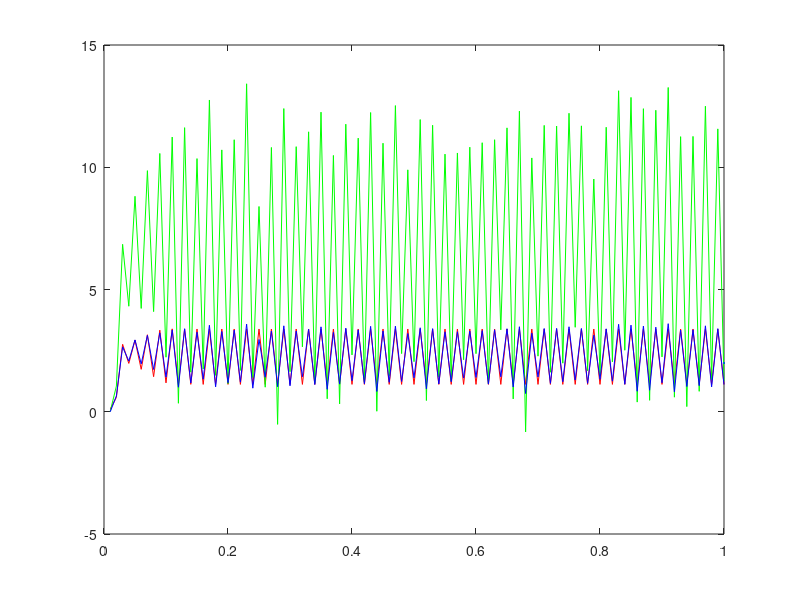

This chart was generated by the following MATLAB code:
%Particle filter
%粒子滤波演示代码
%x(i)=sin(x(i-1))+5*x(i-1)/(x(i-1)^2+1)+Q 状态方程
%y(i)=x(i)^2+R 观测方程
%滤波前一定要写成状态方程与观测方程的形式 x(k)=f(x(k-1))

%%%%%生成信号(100个)%%%%%
t = 0.01:0.01:1;
L = length(t);
%初始化 x预测值 y 观测值
x = zeros(1,L);
y = zeros(1,L);
%x y 初值给定
x(1) = 0.1;
y(1) = 0.1^2;
%生成预测数据与观测数据
for i=2:L
    x(i) = sin(x(i-1))+5*x(i-1)/(x(i-1)^2+1);
    y(i) = x(i)^2+normrnd(0,1);
end
%预测值与观测值图像 红：预测值 绿：观测值
%plot(t,x,'r',t,y,'g',LineWidth=2)

%%%%%PF start%%%%%
%初始化粒子集合 xold旧粒子位置 xnew新粒子位置 xplus滤波值 w权重
xold = zeros(1,L);
xnew = zeros(1,L);
xplus = zeros(1,L);
w = zeros(1,L);
%设置x0(i)如果对初值有自信可直接设置为期望
for i = 1:L
    xold(i) = 0.1;
    w(i) = 1/L;
end

%%%%%PF核心代码%%%%%
for i = 2:L
    %预测步 改变例子位置
    for j = 1:L
        xold(j) = sin(xold(j))+5*xold(j)/(xold(j)^2+1)+normrnd(0,0.1);
    end
    %更新步 改变例子权重
    for j = 1:L
        %w1(i) = fR(y1-h(x1(i)))w0(i)
        %此处fR假设为正态分布 R~(0,0.1)
        %fR = (2*pi*R)^(-0.5)*exp(-((y(i)-xold(j)^2)^2/(2*R)))
        w(j) = exp(-((y(i)-xold(j)^2)^2/(2*0.1)));
    end
    %归一化 此处我使用两种方法进行w的归一化，方法二得到的w最终整体的滤波效果更好，why?
    %%方法一
    % for j = 1:L
    %     w(j) = w(j)/sum(w);
    % end
    %%方法二
    w = w/sum(w);
    % plot(t,w,'y',LineWidth=2)
    %重采样
    c = zeros(1,L);%每个粒子权重区间
    c(1) = w(1);
    for j = 2:L
        c(j) = c(j-1)+w(j);
    end
    for j=1:L
        a = unifrnd(0,1);%随机生成
        for k = 1:L
            if a<c(k)
                xnew(j) = xold(k);
                break
            end
        end
    end
    xold = xnew;%新粒子赋值给旧粒子，为下一轮递推做准备
    for j = 1:L
        w(j) = 1/L;
    end
    %计算滤波后值
    xplus(i) = sum(xnew)/L;
end

%绘图 PF滤波后
plot(t,x,'r',t,y,'g',t,xplus,'b',LineWidth=2)

